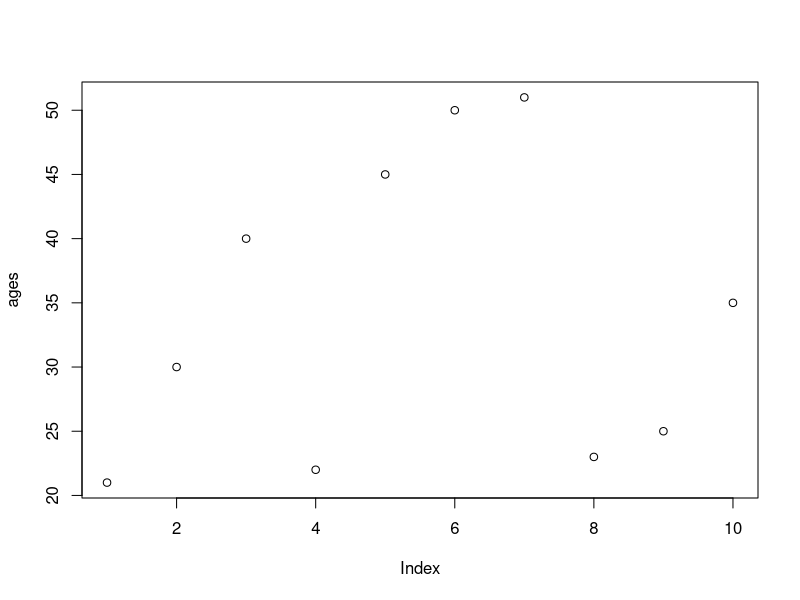
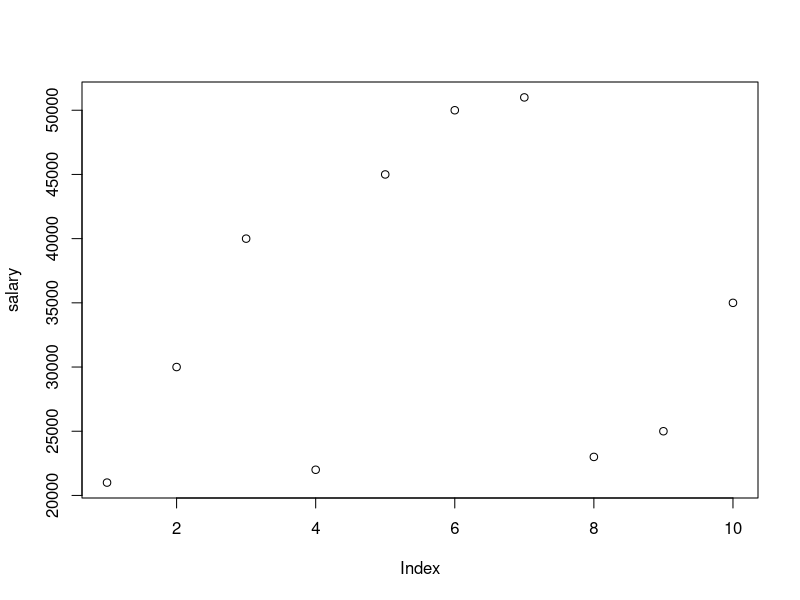
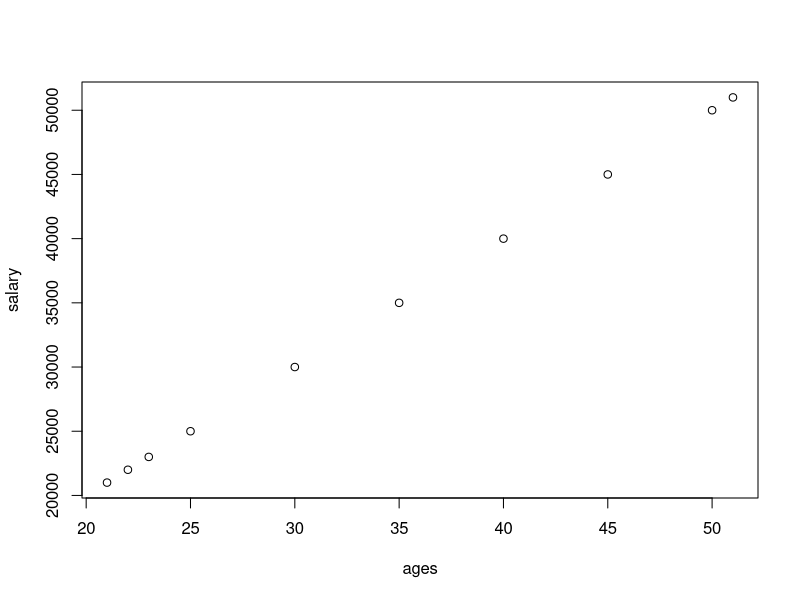
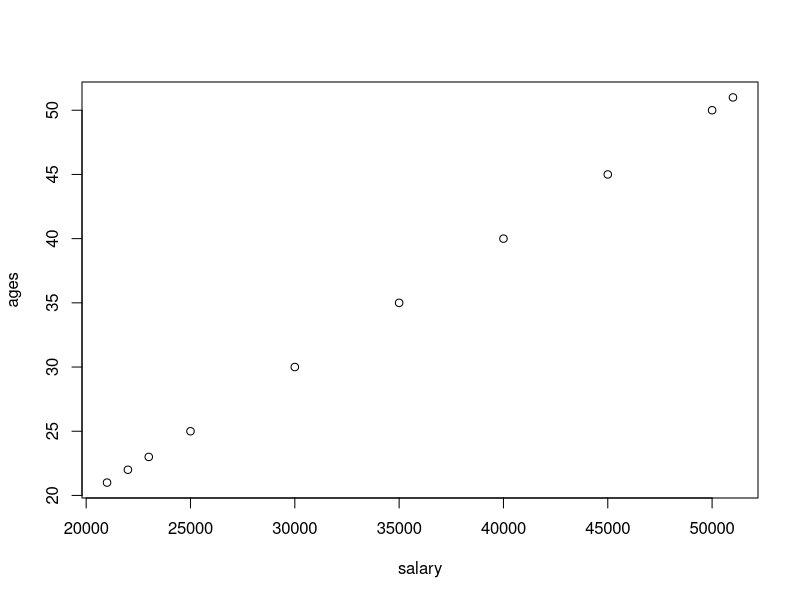
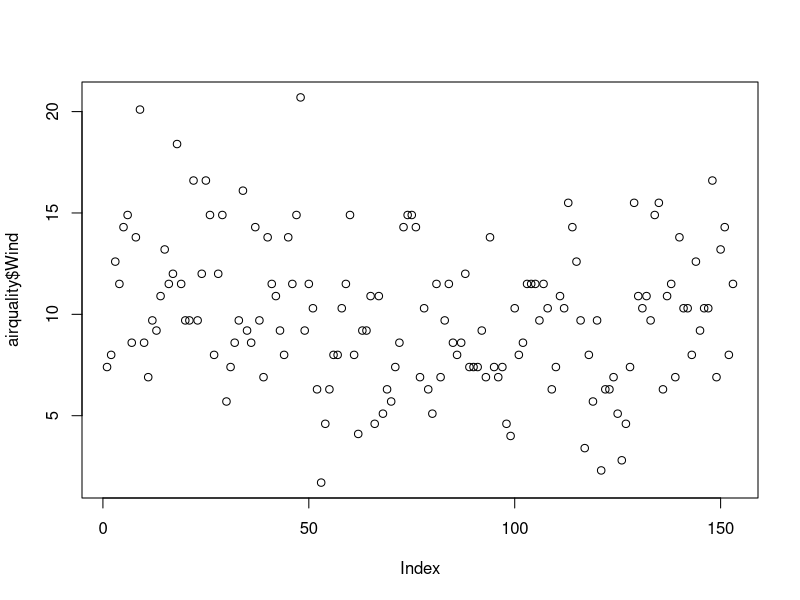
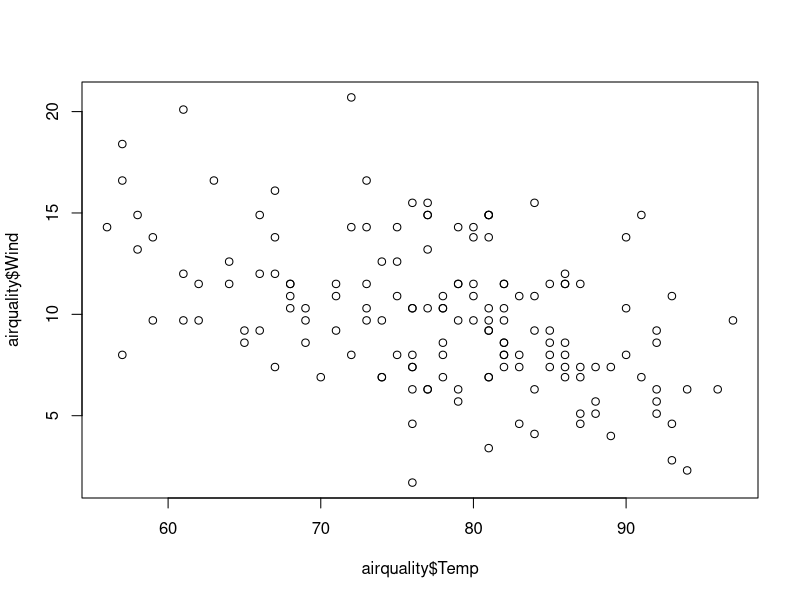
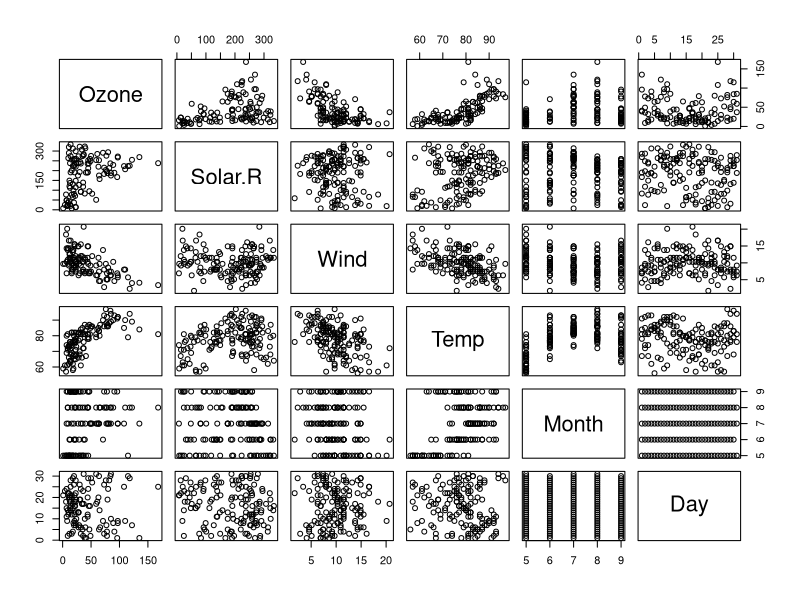
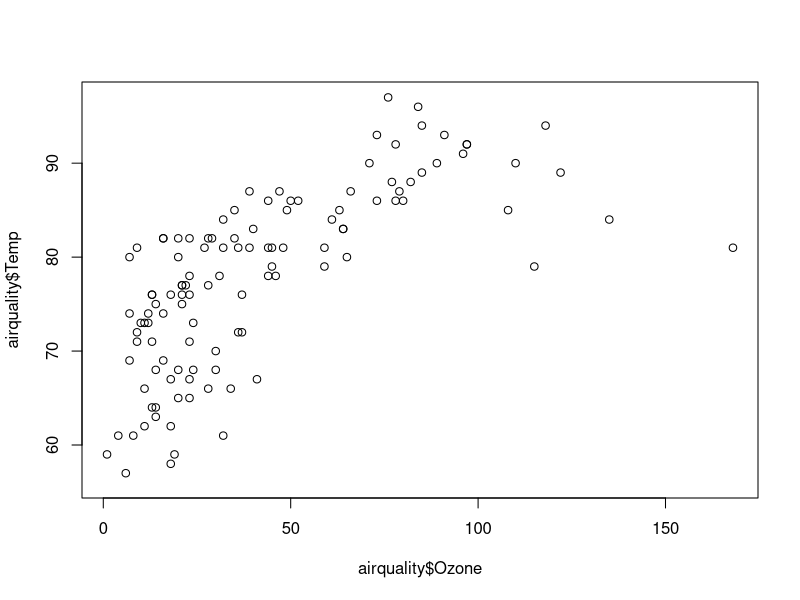

Reproduce these figures in R, in order. (Note: this script raises an error after producing the figures.)

ages = c(21,30,40,22,45,50,51,23,25,35)
plot(ages)

salary = c(21000,30000,40000,22000,45000,50000,51000,23000,25000,35000)
plot(salary)

plot(ages,salary)
plot(salary,ages)

help(plot)
#######################################
mtcars

#airquality = read.csv('path/airquality.csv',header=TRUE, sep=",")
#Click on Import dataset

data()
airquality = datasets::airquality
  
####Top 10 rows and last 10 rows
head(airquality,10)
tail(airquality,10)
names(airquality) #names of all columns

# To see entire dataset click on airquality data set name from workspace 
######Columns
airquality[,c(1,2)] # all rows and first two columns

df = airquality[,-6] # excludes column no.6
df

summary(airquality[,1]) # summary statistics for column 1

summary(airquality$Temp)

airquality$Wind # display column values

summary(airquality$Wind) # summary of wind column


###########Summary of the data#########

summary(airquality) # summary for all columns

##################### Visualization
plot(airquality$Wind)
plot(airquality$Temp,airquality$Wind,type="p") 
plot(airquality) #scatterplot
help(plot)
plot(airquality$Ozone,airquality$Temp)
plot(airquality$Temp,airquality$Ozone)

# points and lines 
plot(airquality$Wind, type= "p") # p: points, l: lines,b: both
plot(airquality$Wind, type= "l")
plot(airquality$Wind, type= "b")
help(plot)

plot(airquality$Wind, 
     xlab = 'Ozone Concentration', 
     ylab = 'No of Instances', 
     main = 'Ozone levels in NY city',
     col = 'red',
     type='l')

plot(airquality,col='red') # plot of entire dataset - all columns

plot(airquality$Ozone,airquality$Solar.R)# x axis - Ozone, Y- solar.r
plot(airquality$Solar.R,airquality$Ozone) # x - solar.r, y - ozone

# Horizontal bar plot
barplot(airquality$Ozone, 
        main = 'Ozone Concenteration in air',
        ylab = 'ozone levels', 
        col= 'blue',
        horiz=F,
        axes=T)
help(barplot)

#Histogram

hist(airquality$Temp)

hist(airquality$Temp, 
     main = 'Solar Radiation values in air',
     xlab = 'Solar rad.', 
     col='blue',
     border='pink')

help(hist)

#Single box plot
help(boxplot)

boxplot(airquality$Wind,
        main="Wind Boxplot",
        col="blue",
        border='red',
        horizontal=T)

boxplot.stats(airquality$Wind)$out #outlier values

airquality$Ozone


# Multiple box plots
boxplot(airquality[,1:4],
        main='Multiple Box Plots',
        horizontal=TRUE,
        col='pink')


#margin of the grid(mar)(bottom,left,top,right), 
#no of rows and columns(mfrow), 
#whether a border is to be included(bty) 
#and position of the 
#labels(las: 1 for horizontal, las: 0 for vertical)
#bty - box around the plot (o,n,7,L,C,U)
help(par)
par(mfrow=c(3,3),mar=c(1,2,1,2),  las=0, bty="U")
plot(airquality$Ozone)
plot(airquality$Ozone, airquality$Wind)
plot(airquality$Ozone, type= "l")
plot(airquality$Wind, type= "l")
plot(airquality$Solar.R, type= "l")
barplot(airquality$Ozone, main = 'Ozone Concenteration in air',
        xlab = 'ozone levels', col='green',horiz = TRUE)
hist(airquality$Solar.R)
boxplot(airquality$Solar.R)
boxplot(airquality[,1:4], main='Multiple Box plots')

par(mfrow=c(1,1))
# Considering NA values
airquality
max(airquality$Wind)
min(airquality$Temp)
min(airquality$Solar.R)
airquality$Solar.R

mean(airquality$Solar.R)
mean(airquality$Wind)
summary(airquality$Solar.R)

summary(airquality)
summary(airquality$Wind)

max(airquality$Solar.R,na.rm=T)
mean(airquality$Solar.R,na.rm=T)

median(airquality$Ozone)
median(airquality$Ozone,na.rm=T)
min(airquality$Ozone)
min(airquality$Ozone,na.rm=T)

# Google following functions as variance in R, etc
#var
#skewness
#kurtosis
#Density plot


var(airquality$Wind)
sd(airquality$Ozone)#,na.rm = T) Standard Deviation # because of NA values in ozone col - No o/p
sd(airquality$Ozone, na.rm = T)

skewness(airquality$Ozone) #error
kurtosis(airquality$Ozone) #error

# Installing Packages

# when function is not available you have to install some packages/libraries.
# eg. mobile has some in built apps 
# - others download scanner, whatsapp, photo editor from play store
# which library to download for skewness
#google - skewness and kurtosis in r
# go to rbloggers.com
# library(moments)
# or go to rdocumentation.r
# type skewness - you will get the name of package as 'moments'
# go to rstudio
# click on packages in 3rd window - bottom right corner - Click on install
# type moments in packages, click checkbox - install dependencies - click install
# After installation, in search - search for installed 'moments', click that checkbox

# Or try: install.packages("moments")

skewness(airquality$Ozone,na.rm=T) 
kurtosis(airquality$Ozone,na.rm=T) 
skewness(airquality[,1:4],na.rm=T)

# Density Plot
par(mfrow=c(1,1))

plot(density(airquality$Wind))
plot(density(airquality$Ozone,na.rm=T))
??density  #Check Kernel Density Estimation

data()
## In Class Exercise
e_quakes=datasets::quakes






#var

var(e_quakes$mag)

#skewness

skewness(e_quakes$mag) 


skewness(e_quakes$mag)

mean(e_quakes$mag)

#kurtosis

kurtosis(e_quakes$mag)



# HOME WORK
# iris_data<-datasets::iris
# perform all steps on iris dataset that you have performed on airquality and quakes dataset








# to import xml files in R, first install XML package
# 
# install.packages("XML")




